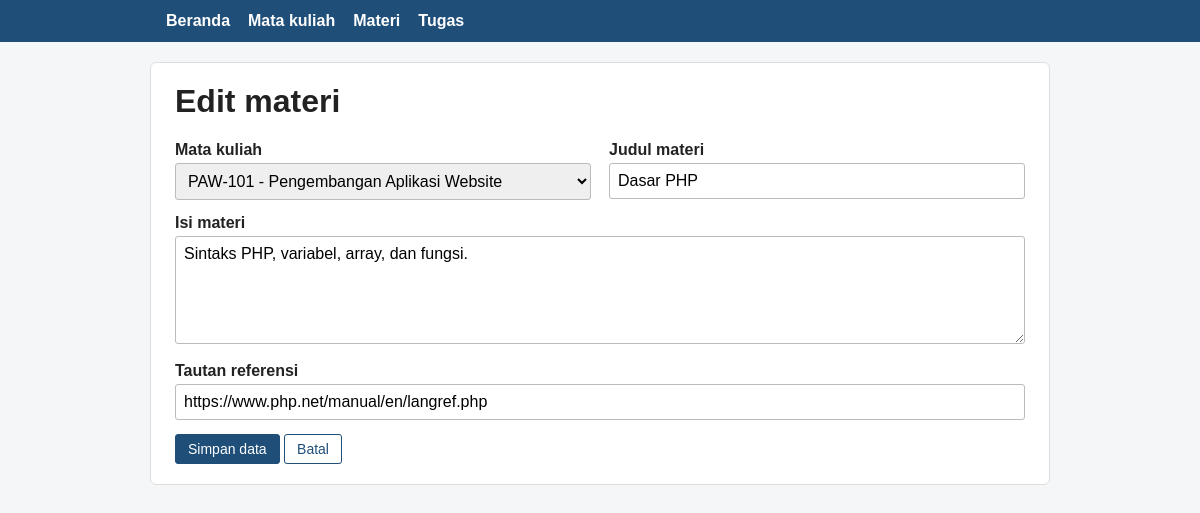
The page /form_materi.php?id=2 on the database its author committed.
### tables this page shows
CREATE TABLE materi (
  id INT UNSIGNED AUTO_INCREMENT PRIMARY KEY,
  mata_kuliah_id INT UNSIGNED NOT NULL,
  judul VARCHAR(150) NOT NULL,
  isi TEXT NOT NULL,
  tautan VARCHAR(255) NOT NULL DEFAULT '',
  FOREIGN KEY (mata_kuliah_id) REFERENCES mata_kuliah(id) ON DELETE RESTRICT
);

### koneksi.php (called while the page is built, shortened)
<?php
function e($teks) { return htmlspecialchars((string)$teks, ENT_QUOTES, 'UTF-8'); }
function ambil_id($nilai) {
    $id = filter_var(trim((string)$nilai), FILTER_VALIDATE_INT, ['options' => ['min_range' => 1]]);
    return $id === false ? null : $id;
}
function semua_mk($conn) {
    return $conn->query('SELECT id, kode, nama FROM mata_kuliah ORDER BY nama')->fetch_all(MYSQLI_ASSOC);
}

### form_materi.php (the view, shortened to what this page needs)
<?php
require 'koneksi.php';
require 'layout.php';
$src = $_SERVER['REQUEST_METHOD'] === 'POST' ? $_POST : $_GET;
$edit = array_key_exists('id', $src);
$id = null; $lama = null;
if ($edit) {
    $id = ambil_id($src['id']);
    $stmt = $conn->prepare('SELECT mata_kuliah_id, judul, isi, tautan FROM materi WHERE id = ?');
    $stmt->bind_param('i', $id);
    $stmt->execute();
    $lama = $stmt->get_result()->fetch_assoc();
}
$d = $lama ?? ['mata_kuliah_id' => '', 'judul' => '', 'isi' => '', 'tautan' => ''];
$errors = [];
$daftar_mk = semua_mk($conn);
?>
<h1><?= $edit ? 'Edit' : 'Tambah' ?> materi</h1>
<form method="post" action="form_materi.php" novalidate>
  <div class="grid">
    <div><label for="mk">Mata kuliah</label>
      <select id="mk" name="mata_kuliah_id"><?= opsi_mk($daftar_mk, $d['mata_kuliah_id'], 'Pilih Mata kuliah') ?></select>
      <?= galat($errors, 'mata_kuliah_id') ?></div>
    <div><label for="judul">Judul materi</label>
      <input type="text" id="judul" name="judul" value="<?= e($d['judul']) ?>"><?= galat($errors, 'judul') ?></div>
    <div class="penuh"><label for="isi">Isi materi</label>
      <textarea id="isi" name="isi" rows="5"><?= e($d['isi']) ?></textarea><?= galat($errors, 'isi') ?></div>
    <div class="penuh"><label for="tautan">Tautan referensi</label>
      <input type="text" id="tautan" name="tautan" value="<?= e($d['tautan']) ?>"><?= galat($errors, 'tautan') ?></div>
  </div>
  <button type="submit" class="tombol utama">Simpan data</button>
  <a class="tombol" href="materi.php">Batal</a>
</form>

### style.css (style rules this page uses)
* { box-sizing:border-box }
body { font-family:Arial,Helvetica,sans-serif;margin:0;background:#f4f6f8;color:#222 }
h1 { margin-top:0 }
.tombol { display:inline-block;padding:6px 12px;border:1px solid #1f4e79;background:#fff;color:#1f4e79;border-radius:3px;font:inherit;font-size:14px;text-decoration:none;cursor:pointer }
.tombol.utama { background:#1f4e79;color:#fff }
input[type=text],input[type=number],input[type=date],select,textarea { width:100%;padding:8px;border:1px solid #bbb;border-radius:3px;font:inherit }
.grid { display:grid;grid-template-columns:1fr 1fr;gap:14px 18px;margin-bottom:14px }
.penuh { grid-column:1/-1 }
label { font-weight:bold;display:block;margin-bottom:4px }

### rows shown on the page
materi: judul "Dasar PHP", isi "Sintaks PHP, variabel, array, dan fungsi.", tautan "https://www.php.net/manual/en/langref.php"

### other values the page prints
form field mata_kuliah_id "PAW-101 - Pengembangan Aplikasi Website"
